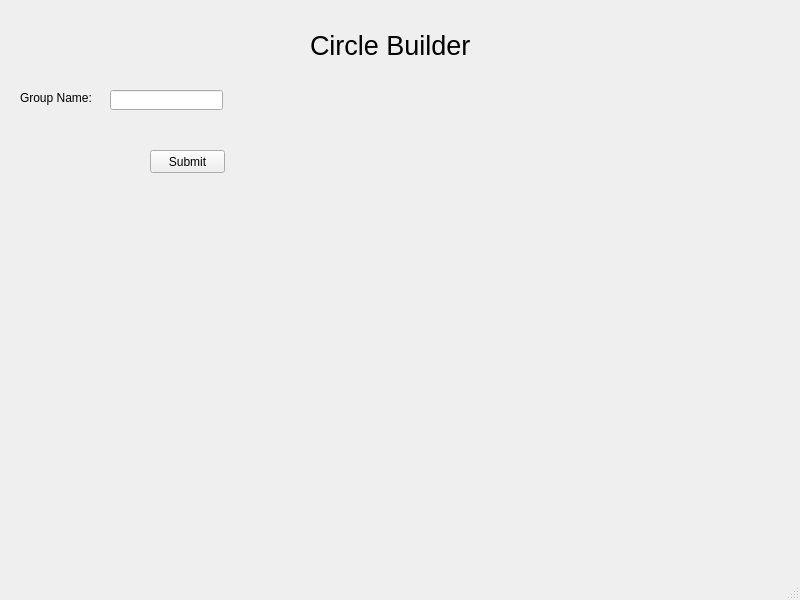
<?xml version="1.0" encoding="UTF-8"?>
<ui version="4.0">
 <class>PopWindow</class>
 <widget class="QMainWindow" name="PopWindow">
  <property name="geometry">
   <rect>
    <x>0</x>
    <y>0</y>
    <width>800</width>
    <height>600</height>
   </rect>
  </property>
  <property name="windowTitle">
   <string>MainWindow</string>
  </property>
  <widget class="QWidget" name="centralwidget">
   <widget class="QLabel" name="group_name_label">
    <property name="geometry">
     <rect>
      <x>20</x>
      <y>90</y>
      <width>81</width>
      <height>16</height>
     </rect>
    </property>
    <property name="text">
     <string>Group Name:</string>
    </property>
   </widget>
   <widget class="QLabel" name="title">
    <property name="geometry">
     <rect>
      <x>310</x>
      <y>0</y>
      <width>171</width>
      <height>91</height>
     </rect>
    </property>
    <property name="font">
     <font>
      <pointsize>20</pointsize>
     </font>
    </property>
    <property name="text">
     <string>Circle Builder</string>
    </property>
   </widget>
   <widget class="QLineEdit" name="group_name_entry">
    <property name="geometry">
     <rect>
      <x>110</x>
      <y>90</y>
      <width>113</width>
      <height>20</height>
     </rect>
    </property>
    <property name="text">
     <string/>
    </property>
   </widget>
   <widget class="QPushButton" name="submission_button">
    <property name="geometry">
     <rect>
      <x>150</x>
      <y>150</y>
      <width>75</width>
      <height>23</height>
     </rect>
    </property>
    <property name="text">
     <string>Submit</string>
    </property>
   </widget>
  </widget>
  <widget class="QStatusBar" name="statusbar"/>
 </widget>
 <resources/>
 <connections/>
</ui>
